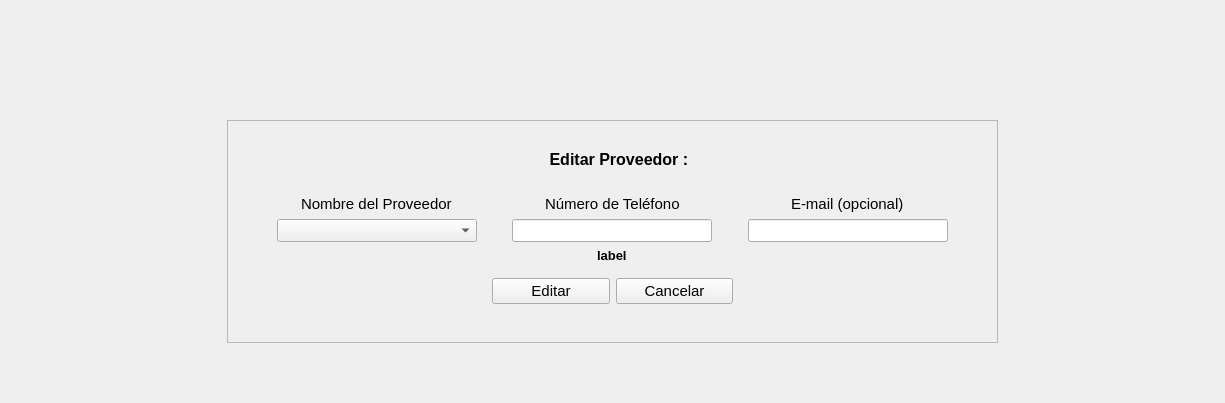
      <widget class="QWidget" name="page_6">
       <layout class="QGridLayout" name="gridLayout_16">
        <item row="0" column="0">
         <widget class="QFrame" name="frame_23">
          <property name="frameShape">
           <enum>QFrame::Shape::NoFrame</enum>
          </property>
          <property name="frameShadow">
           <enum>QFrame::Shadow::Raised</enum>
          </property>
          <layout class="QVBoxLayout" name="verticalLayout_10">
           <item>
            <spacer name="horizontalSpacer_69">
             <property name="orientation">
              <enum>Qt::Orientation::Horizontal</enum>
             </property>
             <property name="sizeHint" stdset="0">
              <size>
               <width>40</width>
               <height>20</height>
              </size>
             </property>
            </spacer>
           </item>
           <item>
            <spacer name="horizontalSpacer_71">
             <property name="orientation">
              <enum>Qt::Orientation::Horizontal</enum>
             </property>
             <property name="sizeHint" stdset="0">
              <size>
               <width>40</width>
               <height>20</height>
              </size>
             </property>
            </spacer>
           </item>
           <item>
            <spacer name="horizontalSpacer_70">
             <property name="orientation">
              <enum>Qt::Orientation::Horizontal</enum>
             </property>
             <property name="sizeHint" stdset="0">
              <size>
               <width>40</width>
               <height>20</height>
              </size>
             </property>
            </spacer>
           </item>
           <item>
            <spacer name="horizontalSpacer_68">
             <property name="orientation">
              <enum>Qt::Orientation::Horizontal</enum>
             </property>
             <property name="sizeHint" stdset="0">
              <size>
               <width>40</width>
               <height>20</height>
              </size>
             </property>
            </spacer>
           </item>
           <item>
            <spacer name="horizontalSpacer_67">
             <property name="orientation">
              <enum>Qt::Orientation::Horizontal</enum>
             </property>
             <property name="sizeHint" stdset="0">
              <size>
               <width>1185</width>
               <height>20</height>
              </size>
             </property>
            </spacer>
           </item>
           <item alignment="Qt::AlignmentFlag::AlignHCenter">
            <widget class="QFrame" name="frame_24">
             <property name="sizePolicy">
              <sizepolicy hsizetype="Maximum" vsizetype="Preferred">
               <horstretch>0</horstretch>
               <verstretch>0</verstretch>
              </sizepolicy>
             </property>
             <property name="minimumSize">
              <size>
               <width>700</width>
               <height>0</height>
              </size>
             </property>
             <property name="maximumSize">
              <size>
               <width>800</width>
               <height>16777215</height>
              </size>
             </property>
             <property name="frameShape">
              <enum>QFrame::Shape::StyledPanel</enum>
             </property>
             <property name="frameShadow">
              <enum>QFrame::Shadow::Raised</enum>
             </property>
             <layout class="QGridLayout" name="gridLayout_17">
              <item row="6" column="2">
               <widget class="QFrame" name="frame_25">
                <property name="frameShape">
                 <enum>QFrame::Shape::NoFrame</enum>
                </property>
                <property name="frameShadow">
                 <enum>QFrame::Shadow::Raised</enum>
                </property>
                <layout class="QHBoxLayout" name="horizontalLayout_9">
                 <item>
                  <widget class="QPushButton" name="pushButton_32">
                   <property name="font">
                    <font>
                     <pointsize>11</pointsize>
                     <bold>false</bold>
                    </font>
                   </property>
                   <property name="text">
                    <string>Editar</string>
                   </property>
                  </widget>
                 </item>
                 <item>
                  <widget class="QPushButton" name="pushButton_33">
                   <property name="font">
                    <font>
                     <pointsize>11</pointsize>
                     <bold>false</bold>
                    </font>
                   </property>
                   <property name="text">
                    <string>Cancelar</string>
                   </property>
                  </widget>
                 </item>
                </layout>
               </widget>
              </item>
              <item row="7" column="2">
               <spacer name="horizontalSpacer_74">
                <property name="orientation">
                 <enum>Qt::Orientation::Horizontal</enum>
                </property>
                <property name="sizeHint" stdset="0">
                 <size>
                  <width>40</width>
                  <height>20</height>
                 </size>
                </property>
               </spacer>
              </item>
              <item row="4" column="3" alignment="Qt::AlignmentFlag::AlignHCenter">
               <widget class="QLineEdit" name="lineEdit_18">
                <property name="sizePolicy">
                 <sizepolicy hsizetype="Expanding" vsizetype="Fixed">
                  <horstretch>0</horstretch>
                  <verstretch>0</verstretch>
                 </sizepolicy>
                </property>
                <property name="minimumSize">
                 <size>
                  <width>200</width>
                  <height>0</height>
                 </size>
                </property>
                <property name="maximumSize">
                 <size>
                  <width>300</width>
                  <height>16777215</height>
                 </size>
                </property>
                <property name="font">
                 <font>
                  <pointsize>10</pointsize>
                  <bold>false</bold>
                 </font>
                </property>
               </widget>
              </item>
              <item row="3" column="3" alignment="Qt::AlignmentFlag::AlignHCenter">
               <widget class="QLabel" name="label_53">
                <property name="font">
                 <font>
                  <pointsize>11</pointsize>
                  <bold>false</bold>
                 </font>
                </property>
                <property name="text">
                 <string>E-mail (opcional)</string>
                </property>
               </widget>
              </item>
              <item row="2" column="2">
               <spacer name="horizontalSpacer_72">
                <property name="orientation">
                 <enum>Qt::Orientation::Horizontal</enum>
                </property>
                <property name="sizeHint" stdset="0">
                 <size>
                  <width>40</width>
                  <height>20</height>
                 </size>
                </property>
               </spacer>
              </item>
              <item row="4" column="4">
               <spacer name="horizontalSpacer_76">
                <property name="orientation">
                 <enum>Qt::Orientation::Horizontal</enum>
                </property>
                <property name="sizeHint" stdset="0">
                 <size>
                  <width>40</width>
                  <height>20</height>
                 </size>
                </property>
               </spacer>
              </item>
              <item row="4" column="1" alignment="Qt::AlignmentFlag::AlignHCenter">
               <widget class="QComboBox" name="comboBox_12">
                <property name="minimumSize">
                 <size>
                  <width>200</width>
                  <height>0</height>
                 </size>
                </property>
                <property name="maximumSize">
                 <size>
                  <width>300</width>
                  <height>16777215</height>
                 </size>
                </property>
                <property name="font">
                 <font>
                  <pointsize>10</pointsize>
                  <bold>false</bold>
                 </font>
                </property>
               </widget>
              </item>
              <item row="4" column="0">
               <spacer name="horizontalSpacer_75">
                <property name="orientation">
                 <enum>Qt::Orientation::Horizontal</enum>
                </property>
                <property name="sizeHint" stdset="0">
                 <size>
                  <width>40</width>
                  <height>20</height>
                 </size>
                </property>
               </spacer>
              </item>
              <item row="3" column="2" alignment="Qt::AlignmentFlag::AlignHCenter">
               <widget class="QLabel" name="label_51">
                <property name="font">
                 <font>
                  <pointsize>11</pointsize>
                  <bold>false</bold>
                 </font>
                </property>
                <property name="text">
                 <string>Número de Teléfono</string>
                </property>
               </widget>
              </item>
              <item row="3" column="1" alignment="Qt::AlignmentFlag::AlignHCenter">
               <widget class="QLabel" name="label_50">
                <property name="font">
                 <font>
                  <pointsize>11</pointsize>
                  <bold>false</bold>
                 </font>
                </property>
                <property name="text">
                 <string>Nombre del Proveedor</string>
                </property>
               </widget>
              </item>
              <item row="1" column="2" alignment="Qt::AlignmentFlag::AlignHCenter">
               <widget class="QLabel" name="label_52">
                <property name="font">
                 <font>
                  <pointsize>12</pointsize>
                  <bold>true</bold>
                 </font>
                </property>
                <property name="text">
                 <string>               Editar Proveedor :            </string>
                </property>
               </widget>
              </item>
              <item row="0" column="2">
               <spacer name="horizontalSpacer_84">
                <property name="orientation">
                 <enum>Qt::Orientation::Horizontal</enum>
                </property>
                <property name="sizeHint" stdset="0">
                 <size>
                  <width>40</width>
                  <height>20</height>
                 </size>
                </property>
               </spacer>
              </item>
              <item row="4" column="2" alignment="Qt::AlignmentFlag::AlignHCenter">
               <widget class="QLineEdit" name="lineEdit_17">
                <property name="minimumSize">
                 <size>
                  <width>200</width>
                  <height>0</height>
                 </size>
                </property>
                <property name="maximumSize">
                 <size>
                  <width>300</width>
                  <height>16777215</height>
                 </size>
                </property>
                <property name="font">
                 <font>
                  <pointsize>10</pointsize>
                  <bold>false</bold>
                 </font>
                </property>
               </widget>
              </item>
              <item row="5" column="2" alignment="Qt::AlignmentFlag::AlignHCenter">
               <widget class="QLabel" name="label_120">
                <property name="font">
                 <font>
                  <pointsize>10</pointsize>
                  <bold>true</bold>
                 </font>
                </property>
                <property name="text">
                 <string>label</string>
                </property>
               </widget>
              </item>
             </layout>
            </widget>
           </item>
           <item>
            <spacer name="verticalSpacer_8">
             <property name="orientation">
              <enum>Qt::Orientation::Vertical</enum>
             </property>
             <property name="sizeHint" stdset="0">
              <size>
               <width>20</width>
               <height>40</height>
              </size>
             </property>
            </spacer>
           </item>
          </layout>
         </widget>
        </item>
       </layout>
      </widget>
